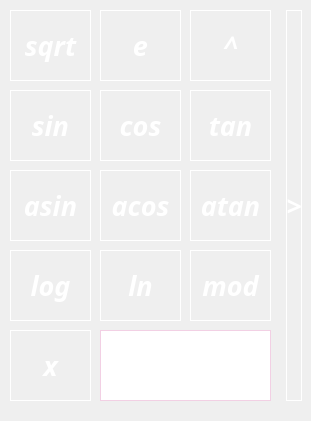
    <widget class="QFrame" name="extra_frame">
     <property name="geometry">
      <rect>
       <x>320</x>
       <y>30</y>
       <width>311</width>
       <height>421</height>
      </rect>
     </property>
     <property name="frameShape">
      <enum>QFrame::NoFrame</enum>
     </property>
     <property name="frameShadow">
      <enum>QFrame::Raised</enum>
     </property>
     <widget class="QLineEdit" name="get_x_value">
      <property name="geometry">
       <rect>
        <x>100</x>
        <y>330</y>
        <width>171</width>
        <height>71</height>
       </rect>
      </property>
      <property name="font">
       <font>
        <family>Shree Devanagari 714</family>
        <pointsize>20</pointsize>
        <italic>true</italic>
        <bold>true</bold>
       </font>
      </property>
      <property name="styleSheet">
       <string notr="true">background-color: qlineargradient(x1: 0, y1: 0, x2: 0, y2: 1, 
													stop: 0 #f5b5da, stop: 1 #521839 );
color: white;
border: 1px solid #f2d0e4;</string>
      </property>
      <property name="text">
       <string>0</string>
      </property>
      <property name="maxLength">
       <number>255</number>
      </property>
      <property name="frame">
       <bool>false</bool>
      </property>
      <property name="alignment">
       <set>Qt::AlignRight|Qt::AlignTrailing|Qt::AlignVCenter</set>
      </property>
     </widget>
     <widget class="QPushButton" name="variable_x">
      <property name="geometry">
       <rect>
        <x>10</x>
        <y>330</y>
        <width>81</width>
        <height>71</height>
       </rect>
      </property>
      <property name="font">
       <font>
        <family>Shree Devanagari 714</family>
        <pointsize>20</pointsize>
        <italic>true</italic>
        <bold>true</bold>
        <underline>false</underline>
        <strikeout>false</strikeout>
        <stylestrategy>PreferDefault</stylestrategy>
        <kerning>true</kerning>
       </font>
      </property>
      <property name="styleSheet">
       <string notr="true">QPushButton {
background-color: qlineargradient(x1: 0, y1: 0, x2: 0, y2: 1,
                                      stop: 0 #f5b5da, stop: 1 #521839 );
color: white;
border: 1px solid white;
}

QPushButton:pressed {
    background-color: qlineargradient(x1: 0, y1: 0, x2: 0, y2: 1,
                                      stop: 0 #521839, stop: 1 #f5b5da);
}</string>
      </property>
      <property name="text">
       <string>x</string>
      </property>
      <attribute name="buttonGroup">
       <string notr="true">buttonBrackets</string>
      </attribute>
     </widget>
     <widget class="QPushButton" name="tangens">
      <property name="geometry">
       <rect>
        <x>190</x>
        <y>90</y>
        <width>81</width>
        <height>71</height>
       </rect>
      </property>
      <property name="font">
       <font>
        <family>Shree Devanagari 714</family>
        <pointsize>20</pointsize>
        <italic>true</italic>
        <bold>true</bold>
        <underline>false</underline>
        <strikeout>false</strikeout>
        <stylestrategy>PreferDefault</stylestrategy>
        <kerning>true</kerning>
       </font>
      </property>
      <property name="styleSheet">
       <string notr="true">QPushButton {
background-color: qlineargradient(x1: 0, y1: 0, x2: 0, y2: 1,
                                      stop: 0 #f5b5da, stop: 1 #521839 );
color: white;
border: 1px solid white;
}

QPushButton:pressed {
    background-color: qlineargradient(x1: 0, y1: 0, x2: 0, y2: 1,
                                      stop: 0 #521839, stop: 1 #f5b5da);
}</string>
      </property>
      <property name="text">
       <string>tan</string>
      </property>
      <attribute name="buttonGroup">
       <string notr="true">buttonTrigonometry</string>
      </attribute>
     </widget>
     <widget class="QPushButton" name="arcsinus">
      <property name="geometry">
       <rect>
        <x>10</x>
        <y>170</y>
        <width>81</width>
        <height>71</height>
       </rect>
      </property>
      <property name="font">
       <font>
        <family>Shree Devanagari 714</family>
        <pointsize>20</pointsize>
        <italic>true</italic>
        <bold>true</bold>
        <underline>false</underline>
        <strikeout>false</strikeout>
        <stylestrategy>PreferDefault</stylestrategy>
        <kerning>true</kerning>
       </font>
      </property>
      <property name="styleSheet">
       <string notr="true">QPushButton {
background-color: qlineargradient(x1: 0, y1: 0, x2: 0, y2: 1,
                                      stop: 0 #f5b5da, stop: 1 #521839 );
color: white;
border: 1px solid white;
}

QPushButton:pressed {
    background-color: qlineargradient(x1: 0, y1: 0, x2: 0, y2: 1,
                                      stop: 0 #521839, stop: 1 #f5b5da);
}</string>
      </property>
      <property name="text">
       <string>asin</string>
      </property>
      <attribute name="buttonGroup">
       <string notr="true">buttonTrigonometry</string>
      </attribute>
     </widget>
     <widget class="QPushButton" name="pow">
      <property name="geometry">
       <rect>
        <x>190</x>
        <y>10</y>
        <width>81</width>
        <height>71</height>
       </rect>
      </property>
      <property name="font">
       <font>
        <family>Shree Devanagari 714</family>
        <pointsize>20</pointsize>
        <italic>true</italic>
        <bold>true</bold>
        <underline>false</underline>
        <strikeout>false</strikeout>
        <stylestrategy>PreferDefault</stylestrategy>
        <kerning>true</kerning>
       </font>
      </property>
      <property name="styleSheet">
       <string notr="true">QPushButton {
background-color: qlineargradient(x1: 0, y1: 0, x2: 0, y2: 1,
                                      stop: 0 #f5b5da, stop: 1 #521839 );
color: white;
border: 1px solid white;
}

QPushButton:pressed {
    background-color: qlineargradient(x1: 0, y1: 0, x2: 0, y2: 1,
                                      stop: 0 #521839, stop: 1 #f5b5da);
}</string>
      </property>
      <property name="text">
       <string>^</string>
      </property>
      <attribute name="buttonGroup">
       <string notr="true">buttonOperations</string>
      </attribute>
     </widget>
     <widget class="QPushButton" name="sinus">
      <property name="geometry">
       <rect>
        <x>10</x>
        <y>90</y>
        <width>81</width>
        <height>71</height>
       </rect>
      </property>
      <property name="font">
       <font>
        <family>Shree Devanagari 714</family>
        <pointsize>20</pointsize>
        <italic>true</italic>
        <bold>true</bold>
        <underline>false</underline>
        <strikeout>false</strikeout>
        <stylestrategy>PreferDefault</stylestrategy>
        <kerning>true</kerning>
       </font>
      </property>
      <property name="styleSheet">
       <string notr="true">QPushButton {
background-color: qlineargradient(x1: 0, y1: 0, x2: 0, y2: 1,
                                      stop: 0 #f5b5da, stop: 1 #521839 );
color: white;
border: 1px solid white;
}

QPushButton:pressed {
    background-color: qlineargradient(x1: 0, y1: 0, x2: 0, y2: 1,
                                      stop: 0 #521839, stop: 1 #f5b5da);
}</string>
      </property>
      <property name="text">
       <string>sin</string>
      </property>
      <attribute name="buttonGroup">
       <string notr="true">buttonTrigonometry</string>
      </attribute>
     </widget>
     <widget class="QPushButton" name="decimal_log">
      <property name="geometry">
       <rect>
        <x>10</x>
        <y>250</y>
        <width>81</width>
        <height>71</height>
       </rect>
      </property>
      <property name="font">
       <font>
        <family>Shree Devanagari 714</family>
        <pointsize>20</pointsize>
        <italic>true</italic>
        <bold>true</bold>
        <underline>false</underline>
        <strikeout>false</strikeout>
        <stylestrategy>PreferDefault</stylestrategy>
        <kerning>true</kerning>
       </font>
      </property>
      <property name="styleSheet">
       <string notr="true">QPushButton {
background-color: qlineargradient(x1: 0, y1: 0, x2: 0, y2: 1,
                                      stop: 0 #f5b5da, stop: 1 #521839 );
color: white;
border: 1px solid white;
}

QPushButton:pressed {
    background-color: qlineargradient(x1: 0, y1: 0, x2: 0, y2: 1,
                                      stop: 0 #521839, stop: 1 #f5b5da);
}</string>
      </property>
      <property name="text">
       <string>log</string>
      </property>
      <attribute name="buttonGroup">
       <string notr="true">buttonTrigonometry</string>
      </attribute>
     </widget>
     <widget class="QPushButton" name="cosinus">
      <property name="geometry">
       <rect>
        <x>100</x>
        <y>90</y>
        <width>81</width>
        <height>71</height>
       </rect>
      </property>
      <property name="font">
       <font>
        <family>Shree Devanagari 714</family>
        <pointsize>20</pointsize>
        <italic>true</italic>
        <bold>true</bold>
        <underline>false</underline>
        <strikeout>false</strikeout>
        <stylestrategy>PreferDefault</stylestrategy>
        <kerning>true</kerning>
       </font>
      </property>
      <property name="styleSheet">
       <string notr="true">QPushButton {
background-color: qlineargradient(x1: 0, y1: 0, x2: 0, y2: 1,
                                      stop: 0 #f5b5da, stop: 1 #521839 );
color: white;
border: 1px solid white;
}

QPushButton:pressed {
    background-color: qlineargradient(x1: 0, y1: 0, x2: 0, y2: 1,
                                      stop: 0 #521839, stop: 1 #f5b5da);
}</string>
      </property>
      <property name="text">
       <string>cos</string>
      </property>
      <attribute name="buttonGroup">
       <string notr="true">buttonTrigonometry</string>
      </attribute>
     </widget>
     <widget class="QPushButton" name="arctangens">
      <property name="geometry">
       <rect>
        <x>190</x>
        <y>170</y>
        <width>81</width>
        <height>71</height>
       </rect>
      </property>
      <property name="font">
       <font>
        <family>Shree Devanagari 714</family>
        <pointsize>20</pointsize>
        <italic>true</italic>
        <bold>true</bold>
        <underline>false</underline>
        <strikeout>false</strikeout>
        <stylestrategy>PreferDefault</stylestrategy>
        <kerning>true</kerning>
       </font>
      </property>
      <property name="styleSheet">
       <string notr="true">QPushButton {
background-color: qlineargradient(x1: 0, y1: 0, x2: 0, y2: 1,
                                      stop: 0 #f5b5da, stop: 1 #521839 );
color: white;
border: 1px solid white;
}

QPushButton:pressed {
    background-color: qlineargradient(x1: 0, y1: 0, x2: 0, y2: 1,
                                      stop: 0 #521839, stop: 1 #f5b5da);
}</string>
      </property>
      <property name="text">
       <string>atan</string>
      </property>
      <attribute name="buttonGroup">
       <string notr="true">buttonTrigonometry</string>
      </attribute>
     </widget>
     <widget class="QPushButton" name="mod">
      <property name="geometry">
       <rect>
        <x>190</x>
        <y>250</y>
        <width>81</width>
        <height>71</height>
       </rect>
      </property>
      <property name="font">
       <font>
        <family>Shree Devanagari 714</family>
        <pointsize>20</pointsize>
        <italic>true</italic>
        <bold>true</bold>
        <underline>false</underline>
        <strikeout>false</strikeout>
        <stylestrategy>PreferDefault</stylestrategy>
        <kerning>true</kerning>
       </font>
      </property>
      <property name="styleSheet">
       <string notr="true">QPushButton {
background-color: qlineargradient(x1: 0, y1: 0, x2: 0, y2: 1,
                                      stop: 0 #f5b5da, stop: 1 #521839 );
color: white;
border: 1px solid white;
}

QPushButton:pressed {
    background-color: qlineargradient(x1: 0, y1: 0, x2: 0, y2: 1,
                                      stop: 0 #521839, stop: 1 #f5b5da);
}</string>
      </property>
      <property name="text">
       <string>mod</string>
      </property>
      <attribute name="buttonGroup">
       <string notr="true">buttonOperations</string>
      </attribute>
     </widget>
     <widget class="QPushButton" name="square_root">
      <property name="geometry">
       <rect>
        <x>10</x>
        <y>10</y>
        <width>81</width>
        <height>71</height>
       </rect>
      </property>
      <property name="font">
       <font>
        <family>Shree Devanagari 714</family>
        <pointsize>20</pointsize>
        <italic>true</italic>
        <bold>true</bold>
        <underline>false</underline>
        <strikeout>false</strikeout>
        <stylestrategy>PreferDefault</stylestrategy>
        <kerning>true</kerning>
       </font>
      </property>
      <property name="styleSheet">
       <string notr="true">QPushButton {
background-color: qlineargradient(x1: 0, y1: 0, x2: 0, y2: 1,
                                      stop: 0 #f5b5da, stop: 1 #521839 );
color: white;
border: 1px solid white;
}

QPushButton:pressed {
    background-color: qlineargradient(x1: 0, y1: 0, x2: 0, y2: 1,
                                      stop: 0 #521839, stop: 1 #f5b5da);
}</string>
      </property>
      <property name="text">
       <string>sqrt</string>
      </property>
      <attribute name="buttonGroup">
       <string notr="true">buttonTrigonometry</string>
      </attribute>
     </widget>
     <widget class="QPushButton" name="arcosinus">
      <property name="geometry">
       <rect>
        <x>100</x>
        <y>170</y>
        <width>81</width>
        <height>71</height>
       </rect>
      </property>
      <property name="font">
       <font>
        <family>Shree Devanagari 714</family>
        <pointsize>20</pointsize>
        <italic>true</italic>
        <bold>true</bold>
        <underline>false</underline>
        <strikeout>false</strikeout>
        <stylestrategy>PreferDefault</stylestrategy>
        <kerning>true</kerning>
       </font>
      </property>
      <property name="styleSheet">
       <string notr="true">QPushButton {
background-color: qlineargradient(x1: 0, y1: 0, x2: 0, y2: 1,
                                      stop: 0 #f5b5da, stop: 1 #521839 );
color: white;
border: 1px solid white;
}

QPushButton:pressed {
    background-color: qlineargradient(x1: 0, y1: 0, x2: 0, y2: 1,
                                      stop: 0 #521839, stop: 1 #f5b5da);
}</string>
      </property>
      <property name="text">
       <string>acos</string>
      </property>
      <attribute name="buttonGroup">
       <string notr="true">buttonTrigonometry</string>
      </attribute>
     </widget>
     <widget class="QPushButton" name="natural_log">
      <property name="geometry">
       <rect>
        <x>100</x>
        <y>250</y>
        <width>81</width>
        <height>71</height>
       </rect>
      </property>
      <property name="font">
       <font>
        <family>Shree Devanagari 714</family>
        <pointsize>20</pointsize>
        <italic>true</italic>
        <bold>true</bold>
        <underline>false</underline>
        <strikeout>false</strikeout>
        <stylestrategy>PreferDefault</stylestrategy>
        <kerning>true</kerning>
       </font>
      </property>
      <property name="styleSheet">
       <string notr="true">QPushButton {
background-color: qlineargradient(x1: 0, y1: 0, x2: 0, y2: 1,
                                      stop: 0 #f5b5da, stop: 1 #521839 );
color: white;
border: 1px solid white;
}

QPushButton:pressed {
    background-color: qlineargradient(x1: 0, y1: 0, x2: 0, y2: 1,
                                      stop: 0 #521839, stop: 1 #f5b5da);
}</string>
      </property>
      <property name="text">
       <string>ln</string>
      </property>
      <attribute name="buttonGroup">
       <string notr="true">buttonTrigonometry</string>
      </attribute>
     </widget>
     <widget class="QPushButton" name="open_graph">
      <property name="geometry">
       <rect>
        <x>286</x>
        <y>10</y>
        <width>16</width>
        <height>391</height>
       </rect>
      </property>
      <property name="font">
       <font>
        <family>Shree Devanagari 714</family>
        <pointsize>20</pointsize>
        <italic>true</italic>
        <bold>true</bold>
        <underline>false</underline>
        <strikeout>false</strikeout>
        <stylestrategy>PreferDefault</stylestrategy>
        <kerning>true</kerning>
       </font>
      </property>
      <property name="styleSheet">
       <string notr="true">QPushButton {
background-color: qlineargradient(x1: 0, y1: 0, x2: 0, y2: 1,
                                      stop: 0 #f5b5da, stop: 1 #521839 );
color: white;
border: 1px solid white;
}

QPushButton:pressed {
    background-color: qlineargradient(x1: 0, y1: 0, x2: 0, y2: 1,
                                      stop: 0 #521839, stop: 1 #f5b5da);
}</string>
      </property>
      <property name="text">
       <string>&gt;</string>
      </property>
     </widget>
     <widget class="QPushButton" name="exp">
      <property name="geometry">
       <rect>
        <x>100</x>
        <y>10</y>
        <width>81</width>
        <height>71</height>
       </rect>
      </property>
      <property name="font">
       <font>
        <family>Shree Devanagari 714</family>
        <pointsize>20</pointsize>
        <italic>true</italic>
        <bold>true</bold>
        <underline>false</underline>
        <strikeout>false</strikeout>
        <stylestrategy>PreferDefault</stylestrategy>
        <kerning>true</kerning>
       </font>
      </property>
      <property name="styleSheet">
       <string notr="true">QPushButton {
background-color: qlineargradient(x1: 0, y1: 0, x2: 0, y2: 1,
                                      stop: 0 #f5b5da, stop: 1 #521839 );
color: white;
border: 1px solid white;
}

QPushButton:pressed {
    background-color: qlineargradient(x1: 0, y1: 0, x2: 0, y2: 1,
                                      stop: 0 #521839, stop: 1 #f5b5da);
}</string>
      </property>
      <property name="text">
       <string>e</string>
      </property>
      <attribute name="buttonGroup">
       <string notr="true">buttonNumbers</string>
      </attribute>
     </widget>
    </widget>
